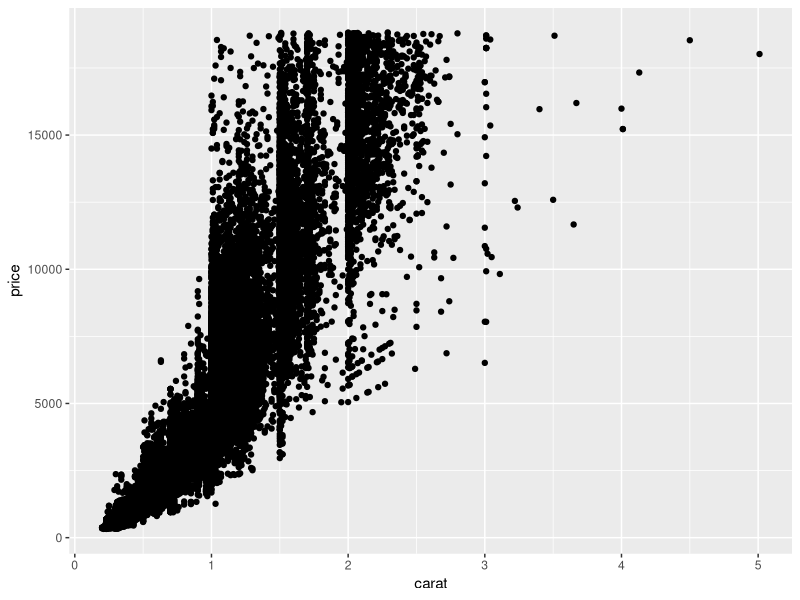
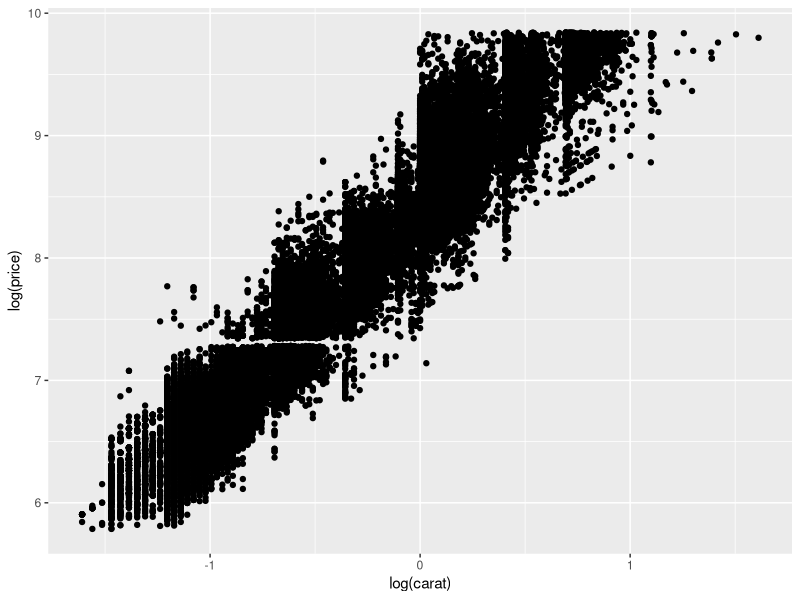
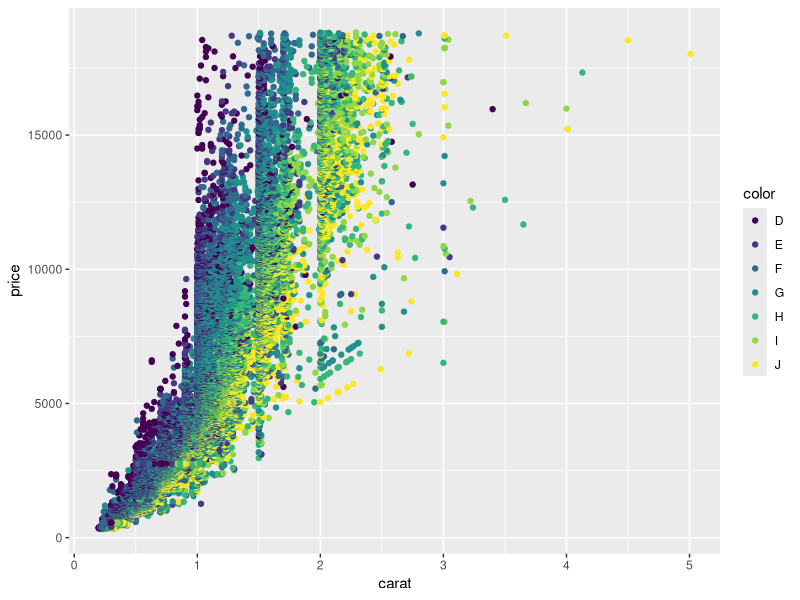
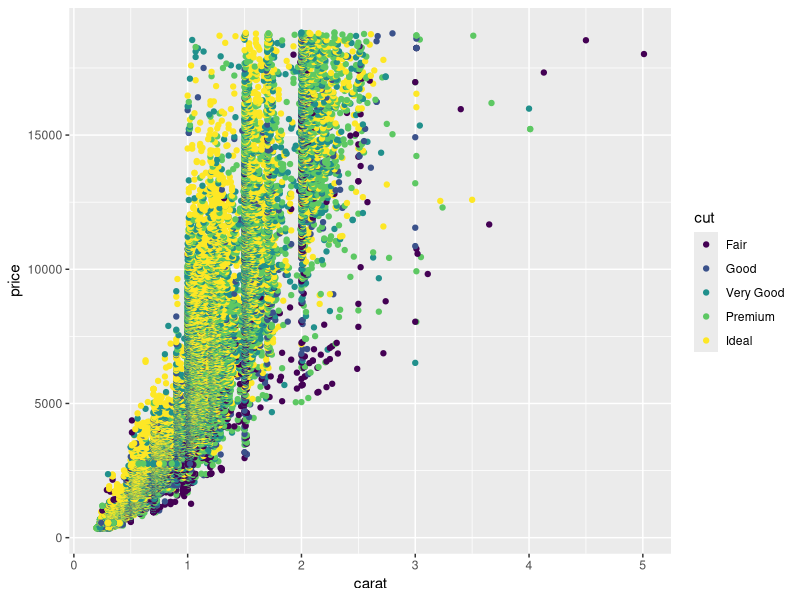
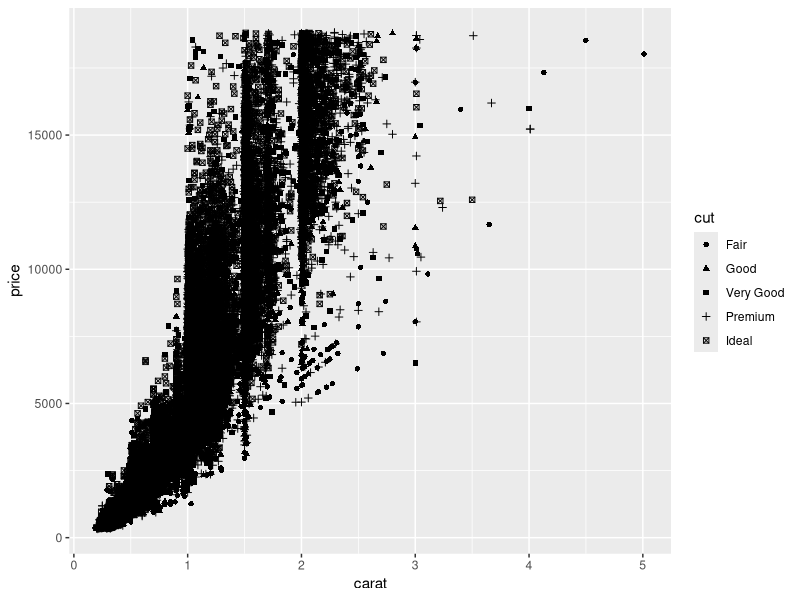

Write R code to recreate these figures, in order.
library('ggplot2')

#scatter plot
qplot(carat,price,data=diamonds)

#with log transformation
qplot(log(carat),log(price),data = diamonds)

#plot with colors
qplot(carat,price,data = diamonds,colour=color)
qplot(carat,price,data = diamonds,colour=cut)

#plot with different shapes
qplot(carat,price,data = diamonds,shape=cut)

